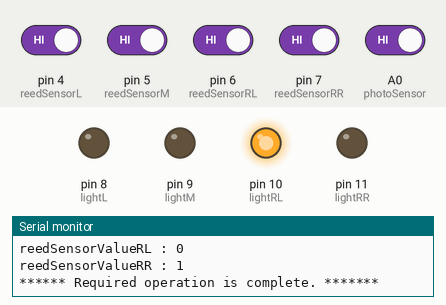
This sketch was run on a simulated Arduino Nano, built with avr-gcc and run on an emulated ATmega328P. Parts: output pins drawn as LEDs (lit = HIGH), the last lines printed to the serial monitor. The test bench sets the inputs (shaded band); at power-on: A0 (photoSensor), pin 4 (reedSensorL), pin 5 (reedSensorM), pin 6 (reedSensorRL), pin 7 (reedSensorRR) HIGH.

Above: at 1.8 s.
1.9 s: A0 (photoSensor) driven LOW
At 2.8 s:
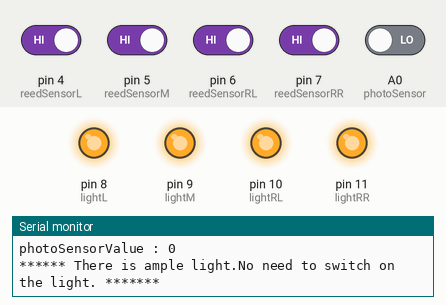
3.5 s: A0 (photoSensor) driven HIGH
At 4.0 s:
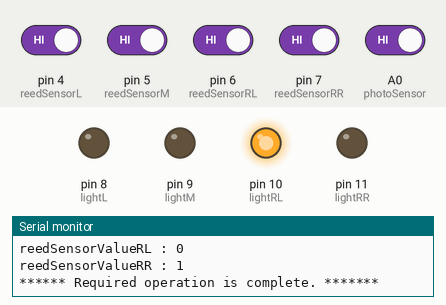
5.1 s: pin 4 (reedSensorL) driven LOW
At 5.5 s:
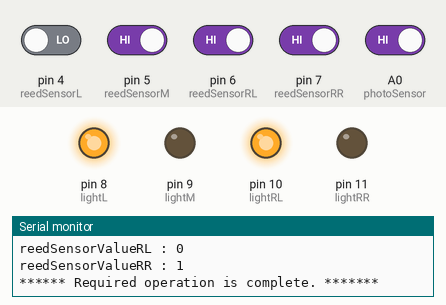
6.6 s: pin 5 (reedSensorM) driven LOW
At 7.1 s:
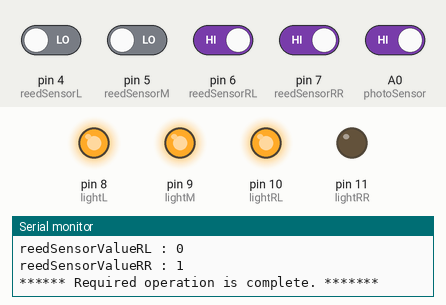
8.1 s: pin 4 (reedSensorL) driven HIGH
At 8.7 s:
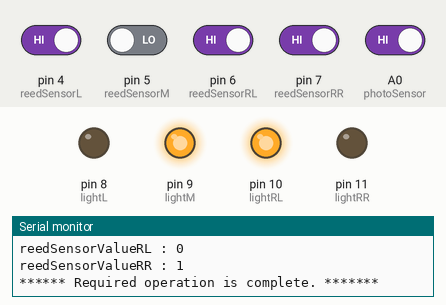
9.7 s: pin 7 (reedSensorRR) driven LOW
At 10.2 s:
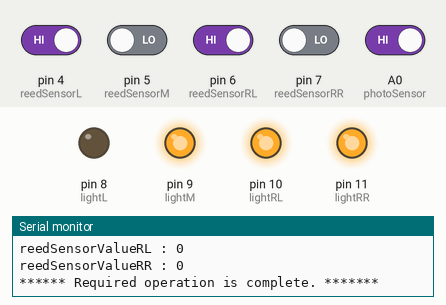
Timing chart, 0 to 12.2 s (numbered marks = the images above; inputs shaded):
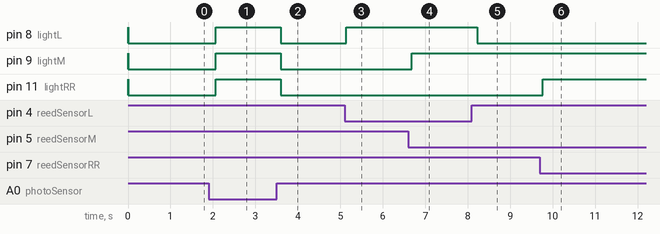

Measured:
- after the input at 1.9 s, pin 8 (lightL), pin 9 (lightM), pin 11 (lightRR): LOW → HIGH after 0.17 s
- after the input at 3.5 s, pin 8 (lightL), pin 9 (lightM), pin 11 (lightRR): HIGH → LOW after 0.10 s
- after the input at 5.1 s, pin 8 (lightL): LOW → HIGH at once
- after the input at 6.6 s, pin 9 (lightM): LOW → HIGH after 0.09 s
- after the input at 8.1 s, pin 8 (lightL): HIGH → LOW after 0.13 s
- after the input at 9.7 s, pin 11 (lightRR): LOW → HIGH after 0.07 s

The sketch:

Smart_Wardrobe_Type_1_v1.0.ino
```cpp
/**
   @dbagchi
   Compatable board : Nano V3.0
*/

//constant values
const boolean _DEBUG = true ; //flag to make debug statements on/off
const int _DELAY = 500; // delay after each cycle of sensor data reading
//const char MODE_AUTOMATIC = 'A'; // automatic mode
//const char MODE_MANUAL = 'M'; // manual mode


// +++++++++++++++++ PIN Setup +++++++++++++++++++++

// ************** INPUT ****************************
const byte photoSensor = A0;    // select the input pin for the common photo sensor
const byte reedSensorL = 4;    // select the input pin for the reed sensor for LEFT wing
const byte reedSensorM = 5;    // select the input pin for the reed sensor for MIDDLE wing
const byte reedSensorRL = 6;    // select the input pin for the reed sensor for RIGHT wing Left door
const byte reedSensorRR = 7;    // select the input pin for the reed sensor for RIGHT wing Right door


// ************** OUTPUT ****************************
const byte lightL = 8;      // select the Light Output pin for the LEFT wing
const byte lightM = 9;      // select the Light Output pin for the MIDDLE wing
const byte lightRL = 10;      // select the Light Output pin for the RIGHT wing Left door
const byte lightRR = 11;      // select the Light Output pin for the RIGHT wing Right door

//variables used
int reedSensorValueL = 0;  // variable to store the value coming from the reed Sensor for LEFT wing
int reedSensorValueM = 0;  // variable to store the value coming from the reed Sensor for MIDDLE wing
int reedSensorValueRL = 0;  // variable to store the value coming from the reed Sensor for RIGHT wing Left door
int reedSensorValueRR = 0;  // variable to store the value coming from the reed Sensor for RIGHT wing Right door
int photoSensorValue = 0;  // variable to store the value coming from the photo Sensor


void setup() {
  // put your setup code here, to run once:
  if (_DEBUG) {
    Serial.begin(115200);
    Serial.println("Initializing --->");
  }

  pinMode(reedSensorL, INPUT_PULLUP);//used inversely active reed sensor,0=near,1=far.
  pinMode(reedSensorM, INPUT_PULLUP);//used inversely active reed sensor,0=near,1=far.
  pinMode(reedSensorRL, INPUT_PULLUP);//used inversely active reed sensor,0=near,1=far.
  pinMode(reedSensorRR, INPUT_PULLUP);//used inversely active reed sensor,0=near,1=far.

  pinMode(photoSensor, INPUT_PULLUP);//used inversely active photo sensor,0=near,1=far.


  pinMode(lightL, OUTPUT);
  digitalWrite(lightL, HIGH);//HIGH=OFF, LOW=ON

  pinMode(lightM, OUTPUT);
  digitalWrite(lightM, HIGH);//HIGH=OFF, LOW=ON

  pinMode(lightRL, OUTPUT);
  digitalWrite(lightRL, HIGH);//HIGH=OFF, LOW=ON

  pinMode(lightRR, OUTPUT);
  digitalWrite(lightRR, HIGH);//HIGH=OFF, LOW=ON

  if (_DEBUG) {
    Serial.println("Initializing complete.");
  }

}

void loop() {
  // put your main code here, to run repeatedly:
  if (_DEBUG) {
    Serial.println("START of new cycle of data reading--->");
  }

  // read photo sensor value
  photoSensorValue = digitalRead(photoSensor);

  if (_DEBUG) {
    Serial.print("photoSensorValue : ");
    Serial.print(photoSensorValue);
    Serial.println();
  }

  if (photoSensorValue ==  LOW) { // means photo sensor reads ample light, hence no need to bother for lighting up the wardrobe.
    // make sure all the inside lights are off

    if (_DEBUG) {
      Serial.println("****** There is ample light.No need to switch on the light. *******");
    }

    digitalWrite(lightL, HIGH);
    digitalWrite(lightM, HIGH);
    digitalWrite(lightRL, HIGH);
    digitalWrite(lightRR, HIGH);

  } else {                       // means photo sensor reads low light, hence go on reading values of reed sensors

    reedSensorValueL = digitalRead(reedSensorL);
    reedSensorValueM = digitalRead(reedSensorM);
    reedSensorValueRR = digitalRead(reedSensorRL);
    reedSensorValueRR = digitalRead(reedSensorRR);

    if (_DEBUG) {
      Serial.print("reedSensorValueL : ");
      Serial.print(reedSensorValueL);
      Serial.println();

      Serial.print("reedSensorValueM : ");
      Serial.print(reedSensorValueM);
      Serial.println();

      Serial.print("reedSensorValueRL : ");
      Serial.print(reedSensorValueRL);
      Serial.println();

      Serial.print("reedSensorValueRR : ");
      Serial.print(reedSensorValueRR);
      Serial.println();
    }

    if (reedSensorValueL == LOW) { // means door is closed hence switch off the light
      digitalWrite(lightL, HIGH);
    } else {                     // means door is open hence switch on the light
      digitalWrite(lightL, LOW);
    }

    if (reedSensorValueM == LOW) { // means door is closed hence switch off the light
      digitalWrite(lightM, HIGH);
    } else {                     // means door is open hence switch on the light
      digitalWrite(lightM, LOW);
    }

    if (reedSensorValueRL == LOW) { // means door is closed hence switch off the light
      digitalWrite(lightRL, HIGH);
    } else {                     // means door is open hence switch on the light
      digitalWrite(lightRL, LOW);
    }

    if (reedSensorValueRR == LOW) { // means door is closed hence switch off the light
      digitalWrite(lightRR, HIGH);
    } else {                     // means door is open hence switch on the light
      digitalWrite(lightRR, LOW);
    }

    if (_DEBUG) {
      Serial.println("****** Required operation is complete. *******");
    }

  }

  delay(_DELAY);

  if (_DEBUG) {
    Serial.println("END of new cycle of data reading--->");
  }

}
```
